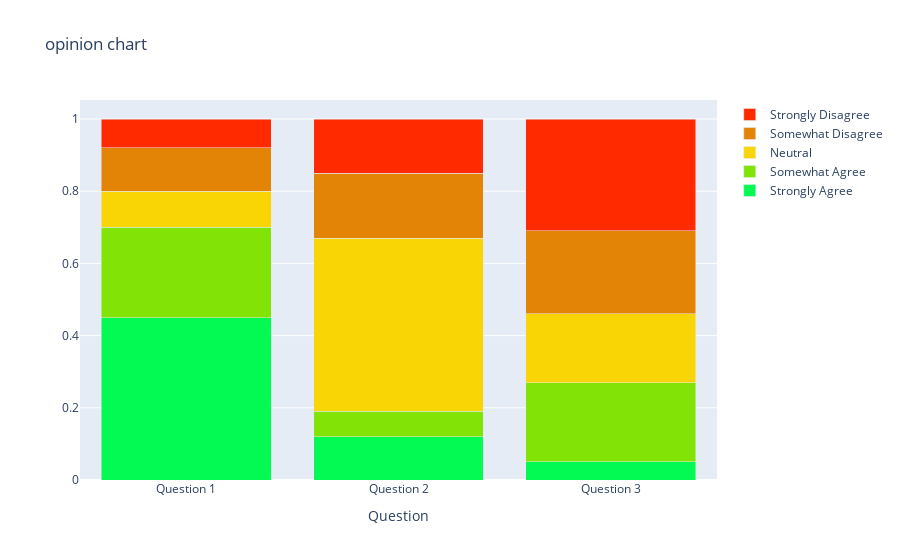

Notebook code cell kept with this figure:
### Code cell
# create a fig from data & layout, and plot the fig.
fig = go.Figure(data=data, layout = layout)
fig.show()

### Figure 1 — Plotly figure (JSON) as saved in the notebook; plotly's stock layout.template omitted (floating-point values rounded to 4 significant figures)
{"data": [{"marker": {"color": "#02FA53"}, "name": "Strongly Agree", "type": "bar", "x": ["Question 1", "Question 2", "Question 3"], "y": [0.45, 0.12, 0.05]}, {"marker": {"color": "#82E307"}, "name": "Somewhat Agree", "type": "bar", "x": ["Question 1", "Question 2", "Question 3"], "y": [0.25, 0.07, 0.22]}, {"marker": {"color": "#FAD505"}, "name": "Neutral", "type": "bar", "x": ["Question 1", "Question 2", "Question 3"], "y": [0.1, 0.48, 0.19]}, {"marker": {"color": "#E38407"}, "name": "Somewhat Disagree", "type": "bar", "x": ["Question 1", "Question 2", "Question 3"], "y": [0.12, 0.18, 0.23]}, {"marker": {"color": "#FF2A00"}, "name": "Strongly Disagree", "type": "bar", "x": ["Question 1", "Question 2", "Question 3"], "y": [0.08, 0.15, 0.31]}], "layout": {"autosize": true, "barmode": "stack", "title": {"text": "opinion chart"}, "xaxis": {"autorange": true, "range": [-0.5, 2.5], "title": {"text": "Question"}, "type": "category"}, "yaxis": {"autorange": true, "range": [0, 1.053], "type": "linear"}}}
